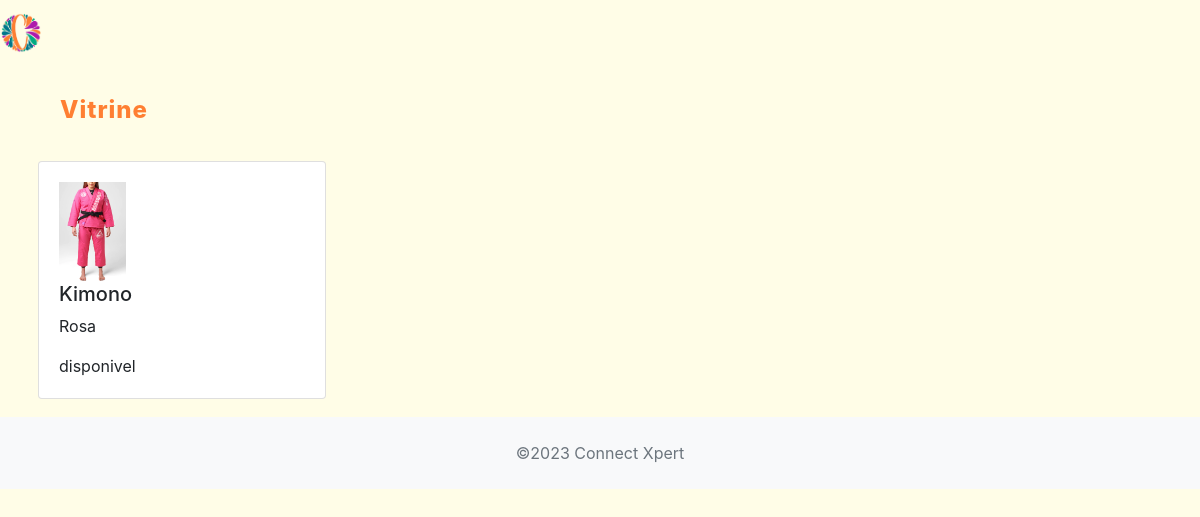
Page /crud_connectxpert/app/controller/VitrineController.php?action=list on the earlier database version.
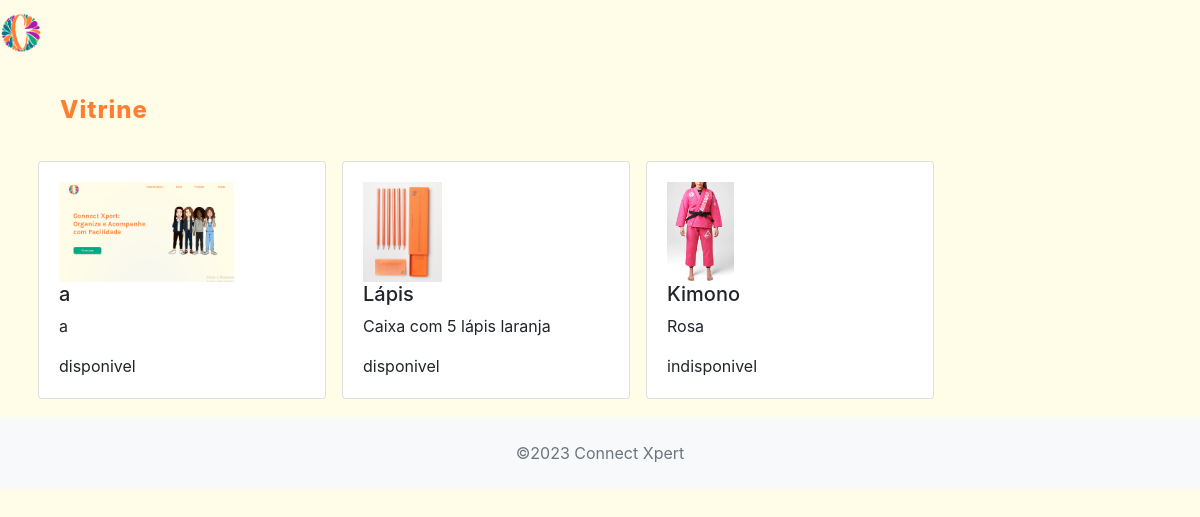
Same page on the later database version.
### tables this page shows
CREATE TABLE `produto` (
  `id_produto` int(11) NOT NULL,
  `nome` varchar(100) NOT NULL,
  `descricao` varchar(3000) NOT NULL,
  `foto` varchar(60) NOT NULL,
  `situacao` enum('disponivel','indisponivel') NOT NULL
);

### crud_connectxpert/app/controller/VitrineController.php (called while the page is built, shortened)
<?php
require_once(__DIR__ . "/../dao/ProdutoDAO.php");
require_once(__DIR__ . "/../model/Produto.php");
class VitrineController extends Controller {
    private ProdutoDAO $produtoDao;
    public function __construct() {
        $this->produtoDao = new ProdutoDAO();
        $this->handleAction();
    }
    protected function list() {
        $produtos = $this->produtoDao->listVitrine();
        $dados["lista"] = $produtos;
        $this->loadView("vitrine/listVitrine.php", $dados);
    }
}
$vitCont = new VitrineController();

### crud_connectxpert/app/model/Produto.php (called while the page is built, shortened)
<?php
class Produto {
    private $nome;
    private $descricao;
    private $foto;
    private $situacao;
    public function getNome()
    {
        return $this->nome;
    }
    public function setNome($nome)
    {
        $this->nome = $nome;
        return $this;
    }
    public function getDescricao()
    {
        return $this->descricao;
    }
    public function setDescricao($descricao)
    {
        $this->descricao = $descricao;
        return $this;
    }
    public function getFoto()
    {
        return $this->foto;
    }
    public function setFoto($foto)
    {
        $this->foto = $foto;
        return $this;
    }
    public function getSituacao()
    {
        return $this->situacao;
    }
    public function setSituacao($situacao) : self
    {
        $this->situacao = $situacao;
        return $this;
    }
}

### crud_connectxpert/app/dao/ProdutoDAO.php (called while the page is built, shortened)
<?php
include_once(__DIR__ . "/../model/Produto.php");
class ProdutoDAO {
    public function listVitrine() {
        $conn = Connection::getConn();
        $sql = "SELECT * FROM produto p ORDER BY p.situacao, p.nome";
        $stm = $conn->prepare($sql);
        $stm->execute();
        $result = $stm->fetchAll();
        return $this->mapProduto($result);
    }
    private function mapProduto($result) {
        $produtos = array();
        foreach ($result as $reg) {
            $produto = new Produto();
            $produto->setIdProduto($reg['id_produto']);
            $produto->setNome($reg['nome']);
            $produto->setDescricao($reg['descricao']);
            $produto->setFoto($reg['foto']);
            $produto->setSituacao($reg['situacao']);
            array_push($produtos, $produto);
        }
        return $produtos;
    }
}

### crud_connectxpert/app/view/vitrine/listVitrine.php (the view, shortened to what this page needs)
<?php
require_once(__DIR__ . "/../include/header.php");
require_once(__DIR__ . "/../include/menu.php");
echo '<link rel="stylesheet" href="' . BASEURL . '/view/produto/produtostyle.css">';
?>
<div class="container">
    <h3 class="col-4">Vitrine </h3> <br>
    <div class="row" style="margin-top: 10px;">
                    <?php foreach($dados['lista'] as $prod): ?>
                        <div class="card my-2 mx-2 Card" style="width: 18rem;">
                        <div class="card-body">
                            <img src="<?= BASEURL_FOTOS . $prod->getFoto(); ?>" style="width: auto; height: 100px;" />
                            <h5 class="vitrine"><?php echo $prod->getNome();?></h5>
                            <p class="card-text">
                            <?php echo $prod->getDescricao();?></p>
                            <p class="card-text">
                            <?php echo $prod->getSituacao();?></p>
                    </div>
                </div>
            <?php endforeach; ?>
        </div>
    </div>
<?php
require_once(__DIR__ . "/../include/footer.php");
?>

Differences in the rows shown:
added produto: foto (picture), nome "a", descricao "a", situacao "disponivel"
added produto: foto (picture), nome "Lápis", descricao "Caixa com 5 lápis laranja", situacao "disponivel"
changed produto "Kimono": situacao "disponivel" → "indisponivel"
